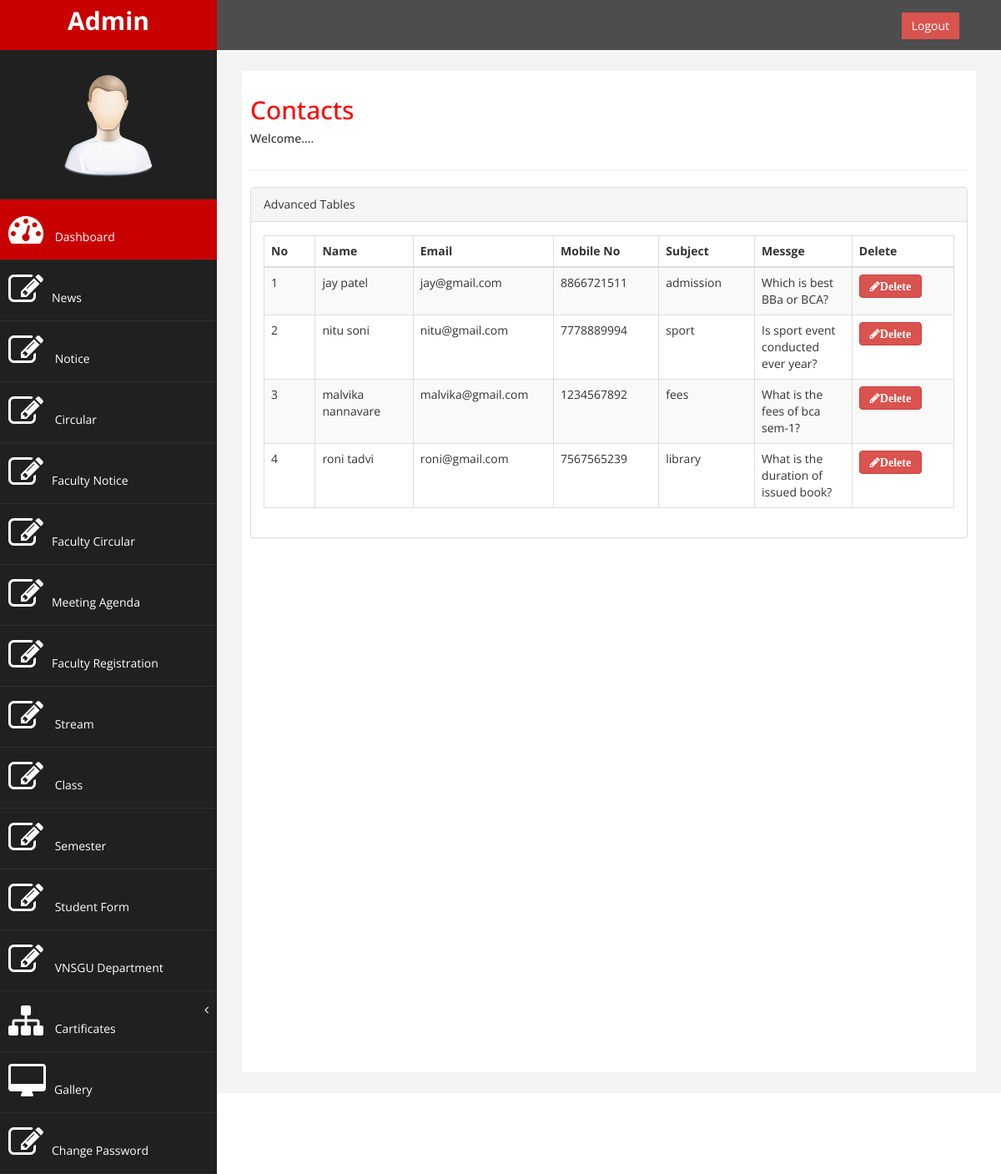
The app's page /admin/viewcontacts.php (signed in) with its own data.
### tables this page shows
CREATE TABLE `contacts` (
  `contacts_id` int(11) NOT NULL,
  `name` varchar(20) DEFAULT NULL,
  `email` varchar(25) DEFAULT NULL,
  `phone` bigint(11) DEFAULT NULL,
  `subject` varchar(20) DEFAULT NULL,
  `message` varchar(100) DEFAULT NULL
);

### admin/viewcontacts.php (the view, shortened to what this page needs)
<?php
$servername = "localhost";
$username = "root";
$password = "";
$dbname = "oas";
$conn = new mysqli($servername, $username, $password, $dbname);
?>
<!DOCTYPE html PUBLIC "-//W3C//DTD XHTML 1.0 Transitional//EN" "http://www.w3.org/TR/xhtml1/DTD/xhtml1-transitional.dtd">
<html xmlns="http://www.w3.org/1999/xhtml">
<head>
</head>
<body>
<?php include 'header1.php';?>
<div id="page-wrapper" >
            <div id="page-inner">
                <div class="row">
                    <div class="col-md-12">
                     <h2>Contacts </h2>
                        <h5>Welcome.... </h5>
                    </div>
                </div>
                 <hr />
          <div class="row">
                <div class="col-md-12">
                    <div class="panel panel-default">
                        <div class="panel-heading">
                             Advanced Tables
                        </div>
                        <div class="panel-body">
                            <div class="table-responsive">
                                <div id="dataTables-example_wrapper" class="dataTables_wrapper form-inline" role="grid"><div class="row"><div class="col-sm-6"></div><div class="col-sm-6"></div></div><table class="table table-striped table-bordered table-hover dataTable no-footer" id="dataTables-example" aria-describedby="dataTables-example_info">
                                    <thead>
                                        <tr role="row"><th class="sorting_asc" tabindex="0" aria-controls="dataTables-example" rowspan="1" colspan="1" aria-sort="ascending" aria-label="Rendering engine: activate to sort column ascending" style="width: 200px;">No</th><th class="sorting" tabindex="0" aria-controls="dataTables-example" rowspan="1" colspan="1" aria-label="Browser: activate to sort column ascending" style="width: 292px;">Name</th><th class="sorting" tabindex="0" aria-controls="dataTables-example" rowspan="1" colspan="1" aria-label="Browser: activate to sort column ascending" style="width: 292px;">Email</th><th class="sorting" tabindex="0" aria-controls="dataTables-example" rowspan="1" colspan="1" aria-label="Browser: activate to sort column ascending" style="width: 292px;">Mobile No</th><th class="sorting" tabindex="0" aria-controls="dataTables-example" rowspan="1" colspan="1" aria-label="Browser: activate to sort column ascending" style="width: 292px;">Subject</th><th class="sorting" tabindex="0" aria-controls="dataTables-example" rowspan="1" colspan="1" aria-label="Browser: activate to sort column ascending" style="width: 292px;">Messge</th><th class="sorting" tabindex="0" aria-controls="dataTables-example" rowspan="1" colspan="1" aria-label="Browser: activate to sort column ascending" style="width: 292px;">Delete</th></tr>
                                    </thead>
                                    <tbody>
                                    <?php
                                        $ret="select * from contacts";
$stmt = $conn->prepare($ret) ;
$stmt->execute() ;
$res=$stmt->get_result();
$cnt=1;
while($row=$res->fetch_object())
	  {
	  	?>
                                    <tr class="gradeA odd">
                                            <td class="sorting_1"><?php echo $cnt;;?></td>
                                            <td class=" "><?php echo $row->name;?></td>
                                            <td class=" "><?php echo $row->email;?></td>
                                            <td class=" "><?php echo $row->phone;?></td>
                                            <td class=" "><?php echo $row->subject;?></td>
                                            <td class=" "><?php echo $row->message;?></td>
<td>
<a href="viewcontacts.php?del=<?php echo $row->contacts_id;?>" class="btn btn-danger fa fa-pencil" onclick="return confirm('Do you want to delete');"><b>Delete</b></a></td>
                                        </tr>
                                        <?php $cnt=$cnt+1; }?>
                                        </tbody>
                                </table></div></div></div>
                            </div>
                        </div>
                    </div>
                </div>
            </div>
                </div>
<?php include 'footer1.php';?>
</body>
</html>

### admin/assets/css/custom.css (style rules this page uses)
body { font-family: 'Open Sans', sans-serif; }
#page-wrapper { padding: 15px 15px; min-height: 600px; background:#F3F3F3; }
#page-inner { width:100%; margin:10px 20px 10px 0px; background-color:#fff!important; padding:10px; min-height:1200px; }
h2 { color: #f00; }
@media (min-width:768px) { #page-wrapper { margin: 0 0 0 260px; padding: 15px 30px; min-height: 1200px; } }

### records on screen
contacts: name "jay patel", email "jay@gmail.com", phone "8866721511", subject "admission", message "Which is best BBa or BCA?"
contacts: name "nitu soni", email "nitu@gmail.com", phone "7778889994", subject "sport", message "Is sport event conducted ever year?"
contacts: name "malvika nannavare", email "malvika@gmail.com", phone "1234567892", subject "fees", message "What is the fees of bca sem-1?"
contacts: name "roni tadvi", email "roni@gmail.com", phone "7567565239", subject "library", message "What is the duration of issued book?"
